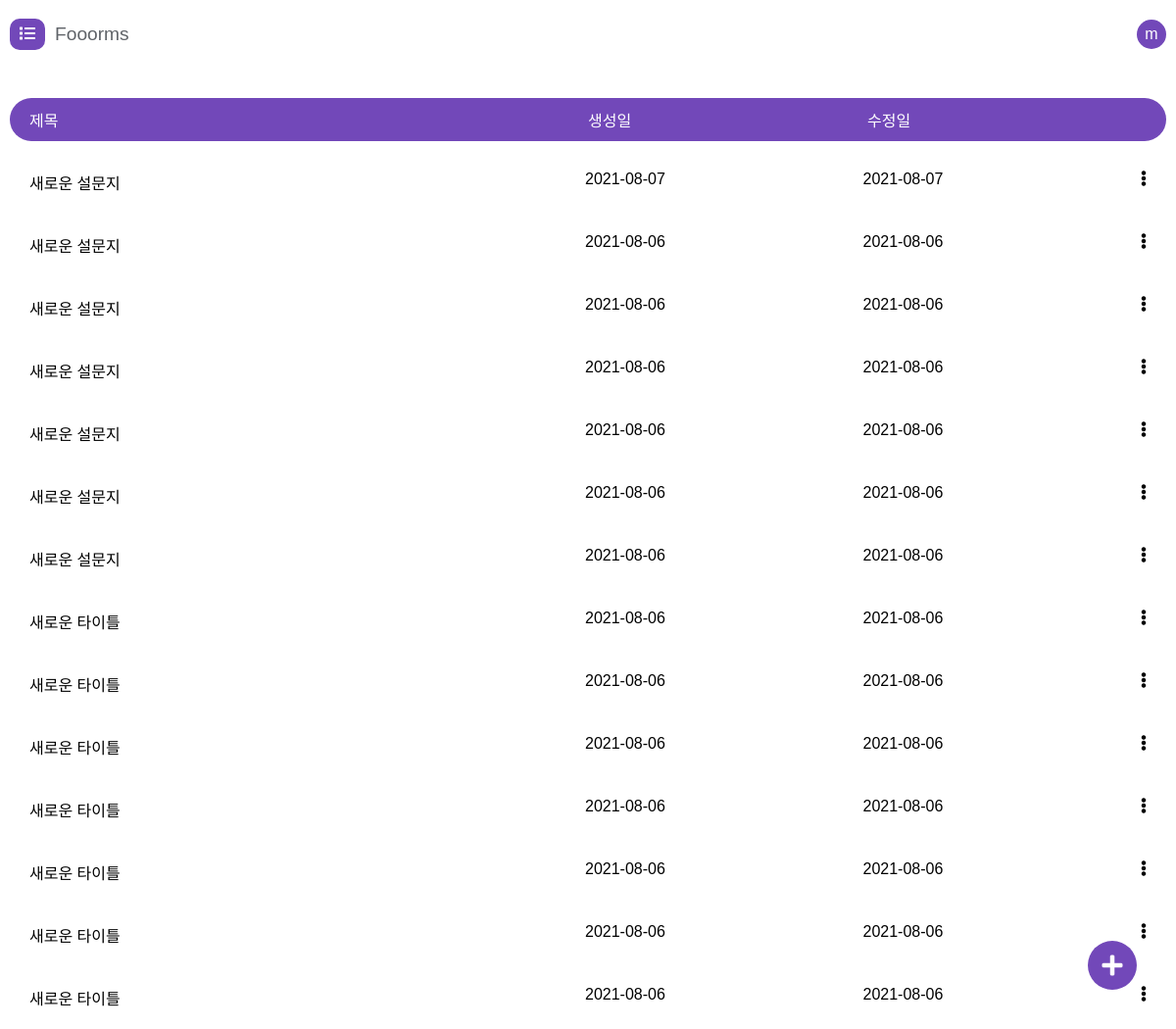
/forms/ (signed in), run on an earlier commit of the app's database.
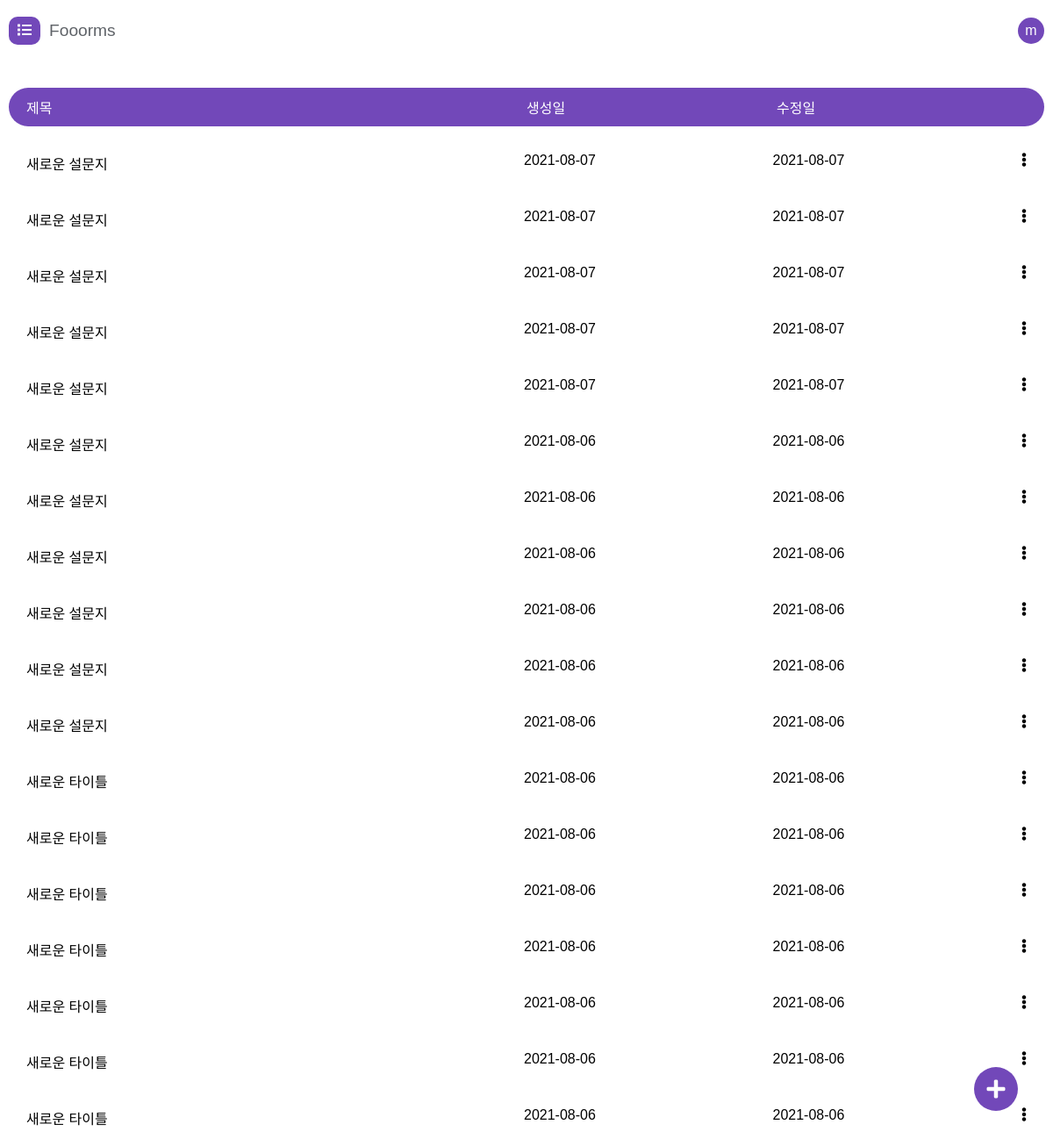
And on a later commit of the database.
### core/models.py (models this page shows)
class User(AbstractUser, models.Model):
    email = models.EmailField(unique = True)

class Form(models.Model):
    key = models.CharField(max_length=30)
    name = models.CharField(max_length=200)
    title = models.CharField(max_length=200)
    description = models.CharField(max_length=10000, blank = True)
    creator = models.ForeignKey(User, on_delete = models.CASCADE, related_name = "creator")
    collect_email = models.BooleanField(default=False)
    authenticated_responder = models.BooleanField(default = False)
    edit_after_submit = models.BooleanField(default=False)
    confirmation_message = models.CharField(max_length = 10000, default = "Your response has been recorded.")
    is_quiz = models.BooleanField(default=False)
    allow_view_score = models.BooleanField(default= True)
    created_at = models.DateTimeField(auto_now_add = True)
    updated_at = models.DateTimeField(auto_now = True)
    questions = models.ManyToManyField(Questions, related_name = "questions")

### core/views.py (the view)
# urls.py: path('forms/', views.forms, name="forms"),
def forms(request) :
  if not request.user.is_authenticated:
    return HttpResponseRedirect(reverse('login'))
  forms = FormModel.objects.filter(creator = request.user).order_by('-created_at')
  return render(request, 'forms/index.html',{"forms": forms})

### templates/forms/index.html (shortened to what this page needs)
{% extends 'base.html' %} {% load static %} {% block css %}
<link rel="stylesheet" href="{% static 'css/forms.css' %}?57" />
{% endblock %}  {% block content %}
<div class="fs-container">
  <header class="fs-header container">
    <a href="{% url 'home' %}" class="fs-header-left">
      <div class="fs-header-left-logo"><i class="fas fa-list"></i></div>
      <div class="fs-header-left-title">Fooorms</div>
    </a>
    <div class="fs-header-right">
      <a href="{% url 'logout' %}" class="btn btn-light fs-user">{{user.username|first}}</a>
    </div>
  </header>
  <div class="fs-main">
    <div class="fs-forms container">
      <div class="fs-table">
        <div class="fs-table-header">
          <div>제목</div>
          <div>생성일</div>
          <div>수정일</div>
        </div>
        {% for item in forms %}
        <a href="{% url 'form_edit' key=item.key %}" class="fs-table-row">
          <div class="fs-table-row-title">{{item.name}}</div>
          <div>{{item.created_at|date:"Y-m-d"}}</div>
          <div>{{item.updated_at|date:"Y-m-d"}}</div>
          <div class="fs-table-menu"><i class="fas fa-ellipsis-v"></i></div>
        </a>
        {% endfor %}
      </div>
    </div>
  </div>
  <div id="fs-add" class="fs-tools"><i class="fas fa-plus"></i></div>
</div>
{% endblock %}

### templates/base.html (shortened to what this page needs)
{% load static %} <!DOCTYPE html>
<html lang="ko">
  <head>
    <link rel="stylesheet" href="https://cdnjs.cloudflare.com/ajax/libs/font-awesome/5.8.2/css/all.min.css" />
    <link rel="stylesheet" href="https://cdnjs.cloudflare.com/ajax/libs/toastr.js/latest/toastr.min.css" />
    <link rel="stylesheet" href="{% static 'css/base.css'%}?6" />
    {% block css %}{% endblock %}
  </head>
  <body>
    <main class="base-main">{% block content %} {% endblock %}</main>
  </body>
</html>

### static/css/base.css (style rules this page uses)
* { box-sizing: border-box; }
body { font-family: 'Noto Sans KR', sans-serif; padding: 0; margin: 0; }
a { color: black; text-decoration: none; }
a:link { color: black; text-decoration: none; }
.container { max-width: 1200px; margin: 0 auto; width: 100%; padding: 0px 10px; }
.btn { background-color: #7248b9; color: white !important; padding: 5px 10px; font-weight: 300; border-radius: 5px; }

### static/css/forms.css (style rules this page uses)
.fs-header { display: flex; justify-content: space-between; align-items: center; height: 70px; }
.fs-header-left { display: flex; align-items: center; }
.fs-header-left > * { margin-right: 10px; }
.fs-header-left-logo { background: #7248b9; padding: 7px 10px; color: white !important; border-radius: 10px; }
.fs-header-left-title { font-size: 1.2rem; color: #5f6368; font-weight: 400; }
.fs-header-right { display: flex; align-items: center; }
.fs-user { width: 30px; height: 30px; border-radius: 50%; font-weight: 500; background-color: #7248b9; text-align: center; display: flex; align-items: center; justify-content: center; }
.fs-main { position: relative; width: 100%; overflow-y: scroll; }
.fs-container { display: grid; position: relative; grid-template-rows: auto 1fr; height: 100vh; overflow-y: hidden; }
.fs-forms { padding-top: 20px; height: 100%; position: relative; }
.fs-tools { position: absolute; bottom: 40px; right: 40px; width: 50px; height: 50px; border-radius: 50%; background-color: #7248b9; color: white !important; display: flex; align-items: center; justify-content: center; font-size: 1.5rem; cursor: pointer; }
.fs-table { margin: auto 0; }
.fs-table-header, .fs-table-row { display: grid; grid-template-columns: 2fr 1fr 1fr auto; border-radius: 30px; }
.fs-table-header { padding: 10px 20px; margin: 10px 0px; background-color: #7248b9; color: white; }
.fs-table-row { padding: 20px; font-weight: 300; }
.fs-table-row-title { font-weight: 400; }
.fs-table-menu { text-align: end; }

What changed in the data, as far as the page shows it:
added Form: name "새로운 설문지", created_at "2021-08-07", updated_at "2021-08-07"
added Form: name "새로운 설문지", created_at "2021-08-07", updated_at "2021-08-07"
added Form: name "새로운 설문지", created_at "2021-08-07", updated_at "2021-08-07"
added Form: name "새로운 설문지", created_at "2021-08-07", updated_at "2021-08-07"
